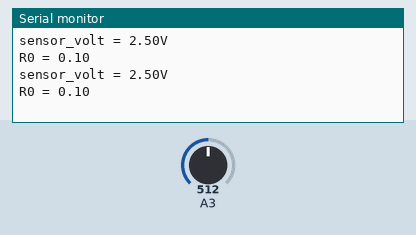
This sketch was run on a simulated Arduino Uno, built with avr-gcc and run on an emulated ATmega328P. On the bench: the last lines printed to the serial monitor. The inputs (shaded band) are chosen by the test bench; at power-on: A3 = 512.

Above: at 1.2 s.
1.3 s: A3 set to 0
At 2.6 s:
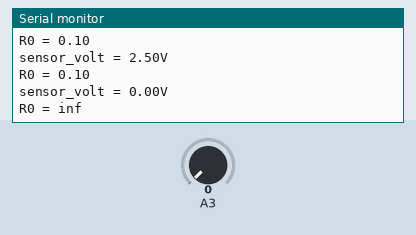
4.3 s: A3 set to 110
At 5.9 s:
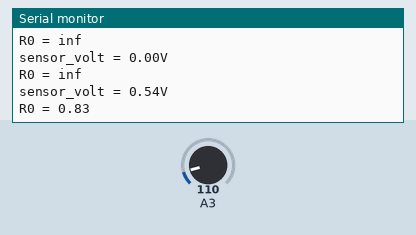
Timing chart, 0 to 7.4 s (numbered marks = the images above; inputs shaded):
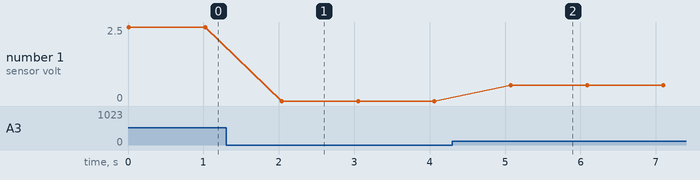

Measured:
- after the input at 1.3 s, the serial monitor: prints a new line after 0.74 s (image 1)
- after the input at 4.3 s, the serial monitor: prints a new line after 0.78 s (image 2)
- plotted number 1: 0 → 0.54 after the input at 4.3 s

The sketch:

R0_code.ino
```cpp
//code to get the RO for the MQ-2 and MQ-5 sensors
//run this in a cleanish area to get the ratio
//change the analog inputs to test each sensor individually first


void setup() {
    Serial.begin(9600);
}

void loop() {
    float sensor_volt;
    float RS_air; //  Get the value of RS via in a clear air
    float R0;  // Get the value of R0 via in H2
    float sensorValue;

        /*--- Get a average data by testing 100 times ---*/
    for(int x = 0 ; x < 100 ; x++)
    {
        sensorValue = sensorValue + analogRead(A3); // change input value here
    }
    sensorValue = sensorValue/100.0;
        /*-----------------------------------------------*/

    sensor_volt = sensorValue/1024*5.0;
    RS_air = (5.0-sensor_volt)/sensor_volt; // omit *RL

//for testing MQ-5 sensor
    // The ratio of RS/R0 is 6.5 in a clear air from Graph (Found using WebPlotDigitizer)
    //make sure one of the next values is removed when testing different sensors
//    R0 = RS_air/6.5;

//for testing MQ-2 sensor
    // The ratio of RS/R0 is 10 in a clear air
    R0 = RS_air/10.0;

    Serial.print("sensor_volt = ");
    Serial.print(sensor_volt);
    Serial.println("V");

    Serial.print("R0 = ");
    Serial.println(R0);
    delay(1000);
}
```
